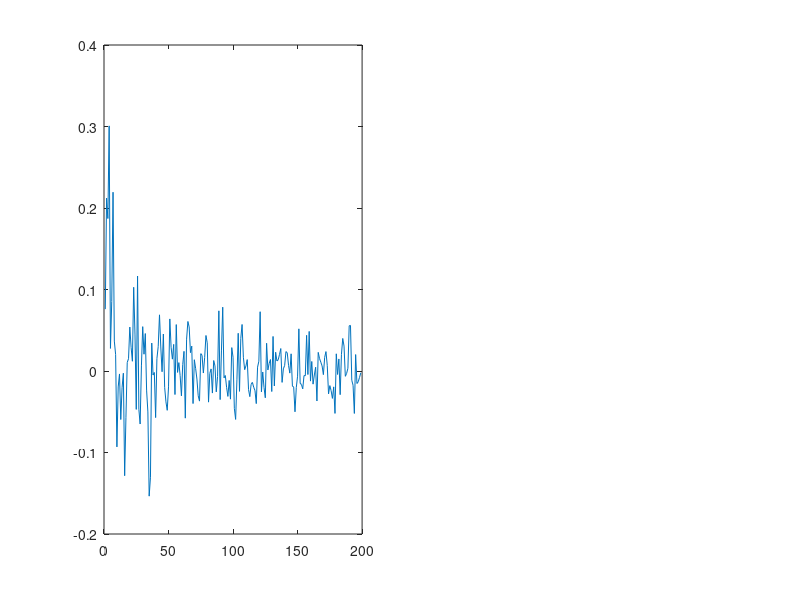

Source code (MATLAB): (Note: this script raises an error after producing the figure.)
clear all  ; close all ;
pcount = 1 ;
for popsize=2:200
    pcount
pop = rand(popsize,1) ; 
m = mean(pop) ;
clear jacks
for i=1:size(pop,1)
    newpop = pop ;
    newpop(i) = [] ; 
    %mean(newpop)
    %jacks(i) = m*size(pop,1) - (size(pop,1)-1).*mean(newpop) ; 
    jacks(i) = mean(newpop) ; 
end
imeans(pcount) = m ; 
jmeans(pcount) = mean(jacks) ;
pcount = pcount + 1 ; 
end
subplot(1,2,1) ; plot(imeans-.5) ; hline([-.2,.2],'k') ; hline(0) ; title('mean(sample) - .5') ;   hold on ; 
%subplot(1,2,2) ;
plot(jmeans-.5,'r') ; hline([-.2,.2],'k') ; hline(0) ;  title('mean(jacknife(sample)) - .5') ;
suptitle('effect of jacknife of estimate of mean for pseudo random number generation [0,1]') ; 

